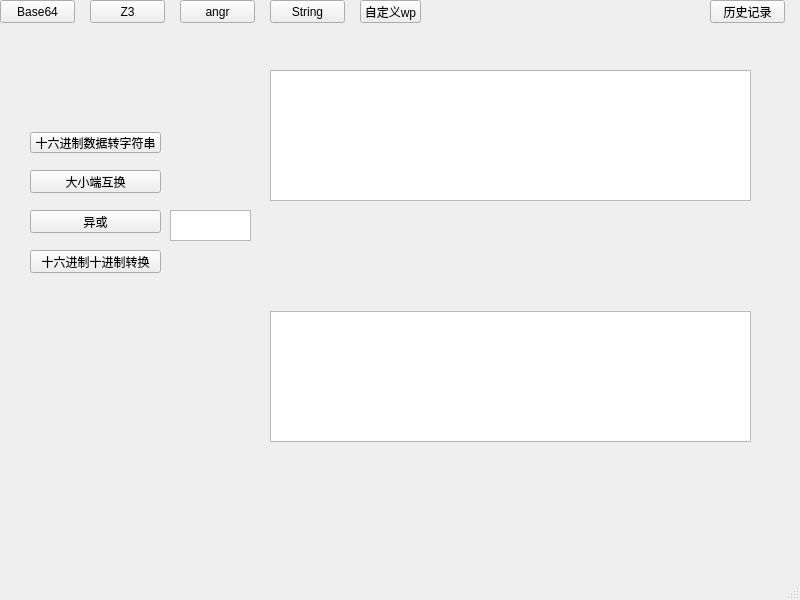
<?xml version="1.0" encoding="UTF-8"?>
<ui version="4.0">
 <class>MainWindow</class>
 <widget class="QMainWindow" name="MainWindow">
  <property name="geometry">
   <rect>
    <x>0</x>
    <y>0</y>
    <width>800</width>
    <height>600</height>
   </rect>
  </property>
  <property name="cursor">
   <cursorShape>ArrowCursor</cursorShape>
  </property>
  <property name="windowTitle">
   <string>MainWindow</string>
  </property>
  <widget class="QWidget" name="centralwidget">
   <widget class="QPushButton" name="pbBase64">
    <property name="geometry">
     <rect>
      <x>0</x>
      <y>0</y>
      <width>75</width>
      <height>23</height>
     </rect>
    </property>
    <property name="cursor">
     <cursorShape>ArrowCursor</cursorShape>
    </property>
    <property name="text">
     <string>Base64</string>
    </property>
   </widget>
   <widget class="QPushButton" name="pbZ3">
    <property name="geometry">
     <rect>
      <x>90</x>
      <y>0</y>
      <width>75</width>
      <height>23</height>
     </rect>
    </property>
    <property name="text">
     <string>Z3</string>
    </property>
   </widget>
   <widget class="QPushButton" name="pbangr">
    <property name="geometry">
     <rect>
      <x>180</x>
      <y>0</y>
      <width>75</width>
      <height>23</height>
     </rect>
    </property>
    <property name="cursor">
     <cursorShape>ArrowCursor</cursorShape>
    </property>
    <property name="text">
     <string>angr</string>
    </property>
   </widget>
   <widget class="QStackedWidget" name="stackedWidget">
    <property name="geometry">
     <rect>
      <x>10</x>
      <y>30</y>
      <width>781</width>
      <height>521</height>
     </rect>
    </property>
    <property name="currentIndex">
     <number>1</number>
    </property>
    <widget class="QWidget" name="page0">
     <widget class="QTextEdit" name="comparetable">
      <property name="geometry">
       <rect>
        <x>150</x>
        <y>53</y>
        <width>621</width>
        <height>41</height>
       </rect>
      </property>
     </widget>
     <widget class="QLabel" name="label">
      <property name="geometry">
       <rect>
        <x>100</x>
        <y>70</y>
        <width>54</width>
        <height>12</height>
       </rect>
      </property>
      <property name="text">
       <string>对照表</string>
      </property>
     </widget>
     <widget class="QLabel" name="label_2">
      <property name="geometry">
       <rect>
        <x>100</x>
        <y>150</y>
        <width>54</width>
        <height>12</height>
       </rect>
      </property>
      <property name="text">
       <string>密文</string>
      </property>
     </widget>
     <widget class="QLabel" name="label_3">
      <property name="geometry">
       <rect>
        <x>100</x>
        <y>230</y>
        <width>54</width>
        <height>12</height>
       </rect>
      </property>
      <property name="text">
       <string>明文</string>
      </property>
     </widget>
     <widget class="QTextEdit" name="ciphertext">
      <property name="geometry">
       <rect>
        <x>150</x>
        <y>140</y>
        <width>621</width>
        <height>41</height>
       </rect>
      </property>
     </widget>
     <widget class="QTextEdit" name="plaintext">
      <property name="geometry">
       <rect>
        <x>150</x>
        <y>210</y>
        <width>621</width>
        <height>41</height>
       </rect>
      </property>
     </widget>
     <widget class="QPushButton" name="pbconfirm">
      <property name="geometry">
       <rect>
        <x>360</x>
        <y>320</y>
        <width>75</width>
        <height>23</height>
       </rect>
      </property>
      <property name="text">
       <string>确认</string>
      </property>
     </widget>
     <widget class="QLabel" name="tips">
      <property name="geometry">
       <rect>
        <x>30</x>
        <y>380</y>
        <width>261</width>
        <height>16</height>
       </rect>
      </property>
      <property name="text">
       <string>提示</string>
      </property>
     </widget>
    </widget>
    <widget class="QWidget" name="page2">
     <widget class="QPushButton" name="pushButton">
      <property name="geometry">
       <rect>
        <x>20</x>
        <y>102</y>
        <width>131</width>
        <height>21</height>
       </rect>
      </property>
      <property name="text">
       <string>十六进制数据转字符串</string>
      </property>
     </widget>
     <widget class="QPushButton" name="pushButton_2">
      <property name="geometry">
       <rect>
        <x>20</x>
        <y>140</y>
        <width>131</width>
        <height>23</height>
       </rect>
      </property>
      <property name="contextMenuPolicy">
       <enum>Qt::NoContextMenu</enum>
      </property>
      <property name="layoutDirection">
       <enum>Qt::LeftToRight</enum>
      </property>
      <property name="text">
       <string>大小端互换</string>
      </property>
     </widget>
     <widget class="QPushButton" name="pushButton_3">
      <property name="geometry">
       <rect>
        <x>20</x>
        <y>180</y>
        <width>131</width>
        <height>23</height>
       </rect>
      </property>
      <property name="text">
       <string>异或</string>
      </property>
     </widget>
     <widget class="QTextEdit" name="textEdit">
      <property name="geometry">
       <rect>
        <x>260</x>
        <y>40</y>
        <width>481</width>
        <height>131</height>
       </rect>
      </property>
     </widget>
     <widget class="QTextBrowser" name="textBrowser">
      <property name="geometry">
       <rect>
        <x>260</x>
        <y>281</y>
        <width>481</width>
        <height>131</height>
       </rect>
      </property>
     </widget>
     <widget class="QTextEdit" name="textEdit_2">
      <property name="geometry">
       <rect>
        <x>160</x>
        <y>180</y>
        <width>81</width>
        <height>31</height>
       </rect>
      </property>
     </widget>
     <widget class="QPushButton" name="pushButton_4">
      <property name="geometry">
       <rect>
        <x>20</x>
        <y>220</y>
        <width>131</width>
        <height>23</height>
       </rect>
      </property>
      <property name="text">
       <string>十六进制十进制转换</string>
      </property>
     </widget>
    </widget>
   </widget>
   <widget class="QPushButton" name="pbString">
    <property name="geometry">
     <rect>
      <x>270</x>
      <y>0</y>
      <width>75</width>
      <height>23</height>
     </rect>
    </property>
    <property name="text">
     <string>String</string>
    </property>
   </widget>
   <widget class="QPushButton" name="pushButton_5">
    <property name="geometry">
     <rect>
      <x>360</x>
      <y>0</y>
      <width>61</width>
      <height>23</height>
     </rect>
    </property>
    <property name="text">
     <string>自定义wp</string>
    </property>
   </widget>
   <widget class="QPushButton" name="pushButton_6">
    <property name="geometry">
     <rect>
      <x>710</x>
      <y>0</y>
      <width>75</width>
      <height>23</height>
     </rect>
    </property>
    <property name="text">
     <string>历史记录</string>
    </property>
   </widget>
  </widget>
  <widget class="QMenuBar" name="menubar">
   <property name="geometry">
    <rect>
     <x>0</x>
     <y>0</y>
     <width>800</width>
     <height>22</height>
    </rect>
   </property>
  </widget>
  <widget class="QStatusBar" name="statusbar"/>
 </widget>
 <resources/>
 <connections/>
</ui>
